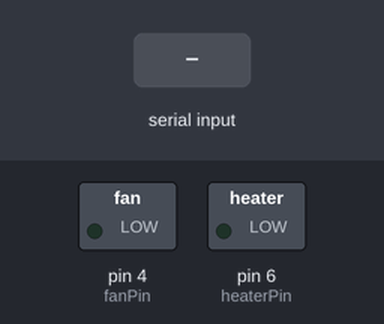
A sketch run on a simulated Arduino Uno, built with avr-gcc and run on an emulated ATmega328P. On the bench: switched loads named in the sketch (green lamp = pin HIGH). Inputs (shaded band) come from the test bench.

Above: at 1.2 s.
1.3 s: "1\n" received over Serial
At 2.3 s:
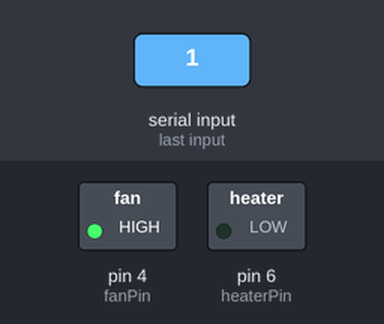
2.8 s: "3\n" received over Serial
At 4.0 s:
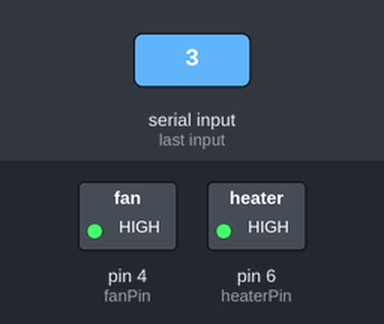
4.3 s: "0\n" received over Serial
At 5.4 s:
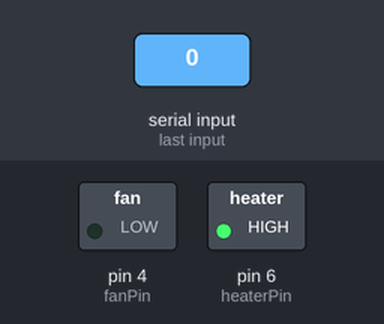
5.8 s: "2\n" received over Serial
At 6.6 s:
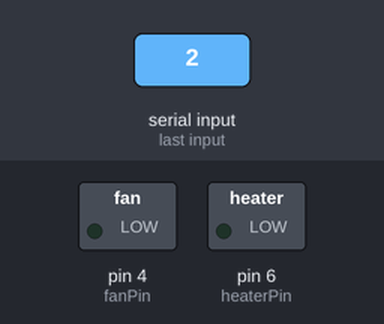
Timing chart, 0 to 8.3 s (numbered marks = the images above; inputs shaded):
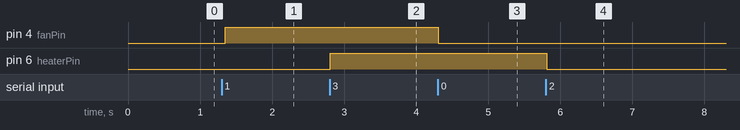

The sketch:

SerialInOut.ino
```cpp
//fan pin
const int fanPin = 4;
//heater pin
const int heaterPin = 6;

//Analog input
//const int analogInPin = A0;

void setup() {
  // initialize serial communications at 9600 bps:
  Serial.begin(9600);

  pinMode(fanPin, OUTPUT);
  pinMode(heaterPin, OUTPUT);
}


void loop() {
  //handleLightSensor();
  handleSerialIn();
  delay(50);
}


String readString;
unsigned long loopStartMillis;

void handleSerialIn() {
  while(Serial.available()) {
    delay(1);  //delay to allow buffer to fill
    if (Serial.available() > 0) {
      char c = Serial.read();  //gets one byte from serial buffer
      readString += c; //makes the string readString
    }
  }

  if (readString.length() > 0) {
    int value = readString.toInt();
    switch(value)
    {
      case 0: //turn fan off
        digitalWrite(fanPin, LOW);
      break;
      case 1: // turn fan on
        digitalWrite(fanPin, HIGH);
      break;
      case 2: // turn fan on
        digitalWrite(heaterPin, LOW);
      break;
      case 3: // turn fan on
        digitalWrite(heaterPin, HIGH);
      break;
    }

    readString = "";
  }
}


/*
void handleLightSensor() {
  // read the analog in value:
  int sensorValue = analogRead(analogInPin);

  // print the results to the serial monitor. This is read by Unity
  Serial.println(sensorValue);
}
*/
```

Measured:
- after the input at 1.3 s, pin 4 (fanPin): LOW → HIGH after 0.05 s
- after the input at 2.8 s, pin 6 (heaterPin): LOW → HIGH at once
- after the input at 4.3 s, pin 4 (fanPin): HIGH → LOW at once
- after the input at 5.8 s, pin 6 (heaterPin): HIGH → LOW at once
